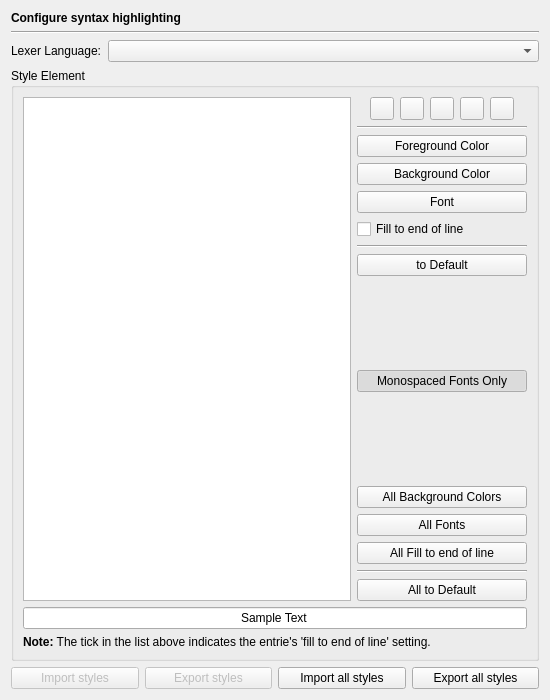
<?xml version="1.0" encoding="UTF-8"?>
<ui version="4.0">
 <class>EditorHighlightingStylesPage</class>
 <widget class="QWidget" name="EditorHighlightingStylesPage">
  <property name="geometry">
   <rect>
    <x>0</x>
    <y>0</y>
    <width>550</width>
    <height>700</height>
   </rect>
  </property>
  <layout class="QVBoxLayout" name="verticalLayout">
   <item>
    <widget class="QLabel" name="headerLabel">
     <property name="text">
      <string>&lt;b&gt;Configure syntax highlighting&lt;/b&gt;</string>
     </property>
    </widget>
   </item>
   <item>
    <widget class="Line" name="line1">
     <property name="frameShape">
      <enum>QFrame::HLine</enum>
     </property>
     <property name="frameShadow">
      <enum>QFrame::Sunken</enum>
     </property>
     <property name="orientation">
      <enum>Qt::Horizontal</enum>
     </property>
    </widget>
   </item>
   <item>
    <layout class="QHBoxLayout">
     <item>
      <widget class="QLabel" name="TextLabel1_3">
       <property name="toolTip">
        <string/>
       </property>
       <property name="text">
        <string>Lexer Language:</string>
       </property>
       <property name="buddy">
        <cstring></cstring>
       </property>
      </widget>
     </item>
     <item>
      <widget class="QComboBox" name="lexerLanguageComboBox">
       <property name="sizePolicy">
        <sizepolicy hsizetype="Expanding" vsizetype="Fixed">
         <horstretch>0</horstretch>
         <verstretch>0</verstretch>
        </sizepolicy>
       </property>
       <property name="toolTip">
        <string>Select the lexer language to be configured.</string>
       </property>
      </widget>
     </item>
    </layout>
   </item>
   <item>
    <widget class="QGroupBox" name="styleGroup">
     <property name="title">
      <string>Style Element</string>
     </property>
     <layout class="QGridLayout" name="gridLayout">
      <item row="0" column="0">
       <widget class="QTreeWidget" name="styleElementList">
        <property name="sizePolicy">
         <sizepolicy hsizetype="Expanding" vsizetype="Expanding">
          <horstretch>2</horstretch>
          <verstretch>0</verstretch>
         </sizepolicy>
        </property>
        <property name="selectionMode">
         <enum>QAbstractItemView::ExtendedSelection</enum>
        </property>
        <property name="rootIsDecorated">
         <bool>false</bool>
        </property>
        <property name="itemsExpandable">
         <bool>false</bool>
        </property>
        <property name="headerHidden">
         <bool>true</bool>
        </property>
        <column>
         <property name="text">
          <string notr="true">1</string>
         </property>
        </column>
       </widget>
      </item>
      <item row="0" column="1">
       <layout class="QVBoxLayout" name="verticalLayout_2">
        <item>
         <layout class="QHBoxLayout" name="horizontalLayout_2">
          <item>
           <spacer name="horizontalSpacer">
            <property name="orientation">
             <enum>Qt::Horizontal</enum>
            </property>
            <property name="sizeHint" stdset="0">
             <size>
              <width>13</width>
              <height>20</height>
             </size>
            </property>
           </spacer>
          </item>
          <item>
           <widget class="QToolButton" name="defaultSubstylesButton">
            <property name="toolTip">
             <string>Press to set all sub-styles to default values</string>
            </property>
           </widget>
          </item>
          <item>
           <widget class="QToolButton" name="addSubstyleButton">
            <property name="toolTip">
             <string>Press to add a sub-style to the selected style</string>
            </property>
           </widget>
          </item>
          <item>
           <widget class="QToolButton" name="deleteSubstyleButton">
            <property name="toolTip">
             <string>Press to to delete the selected sub-style</string>
            </property>
           </widget>
          </item>
          <item>
           <widget class="QToolButton" name="editSubstyleButton">
            <property name="toolTip">
             <string>Press to edit the selected sub-style</string>
            </property>
           </widget>
          </item>
          <item>
           <widget class="QToolButton" name="copySubstyleButton">
            <property name="toolTip">
             <string>Press to copy the selected sub-style</string>
            </property>
           </widget>
          </item>
          <item>
           <spacer name="horizontalSpacer_2">
            <property name="orientation">
             <enum>Qt::Horizontal</enum>
            </property>
            <property name="sizeHint" stdset="0">
             <size>
              <width>13</width>
              <height>20</height>
             </size>
            </property>
           </spacer>
          </item>
         </layout>
        </item>
        <item>
         <widget class="Line" name="line_3">
          <property name="orientation">
           <enum>Qt::Horizontal</enum>
          </property>
         </widget>
        </item>
        <item>
         <widget class="QPushButton" name="foregroundButton">
          <property name="toolTip">
           <string>Select the foreground color.</string>
          </property>
          <property name="text">
           <string>Foreground Color</string>
          </property>
         </widget>
        </item>
        <item>
         <widget class="QPushButton" name="backgroundButton">
          <property name="toolTip">
           <string>Select the background color.</string>
          </property>
          <property name="text">
           <string>Background Color</string>
          </property>
         </widget>
        </item>
        <item>
         <widget class="QPushButton" name="fontButton">
          <property name="toolTip">
           <string>Select the font.</string>
          </property>
          <property name="text">
           <string>Font</string>
          </property>
         </widget>
        </item>
        <item>
         <widget class="QCheckBox" name="eolfillCheckBox">
          <property name="toolTip">
           <string>Select end of line fill.</string>
          </property>
          <property name="text">
           <string>Fill to end of line</string>
          </property>
         </widget>
        </item>
        <item>
         <widget class="Line" name="line">
          <property name="orientation">
           <enum>Qt::Horizontal</enum>
          </property>
         </widget>
        </item>
        <item>
         <widget class="QPushButton" name="defaultButton">
          <property name="toolTip">
           <string>Press to set the current style to its default values</string>
          </property>
          <property name="text">
           <string>to Default</string>
          </property>
         </widget>
        </item>
        <item>
         <spacer name="spacer">
          <property name="orientation">
           <enum>Qt::Vertical</enum>
          </property>
          <property name="sizeHint" stdset="0">
           <size>
            <width>20</width>
            <height>43</height>
           </size>
          </property>
         </spacer>
        </item>
        <item>
         <widget class="QPushButton" name="monospacedButton">
          <property name="toolTip">
           <string>Press to show only monospaced fonts</string>
          </property>
          <property name="text">
           <string>Monospaced Fonts Only</string>
          </property>
          <property name="checkable">
           <bool>true</bool>
          </property>
          <property name="checked">
           <bool>true</bool>
          </property>
         </widget>
        </item>
        <item>
         <spacer>
          <property name="orientation">
           <enum>Qt::Vertical</enum>
          </property>
          <property name="sizeHint" stdset="0">
           <size>
            <width>20</width>
            <height>38</height>
           </size>
          </property>
         </spacer>
        </item>
        <item>
         <widget class="QPushButton" name="allBackgroundColoursButton">
          <property name="toolTip">
           <string>Select the background color for all styles</string>
          </property>
          <property name="text">
           <string>All Background Colors</string>
          </property>
         </widget>
        </item>
        <item>
         <widget class="QPushButton" name="allFontsButton">
          <property name="toolTip">
           <string>Select the font for all styles.</string>
          </property>
          <property name="text">
           <string>All Fonts</string>
          </property>
         </widget>
        </item>
        <item>
         <widget class="QPushButton" name="allEolFillButton">
          <property name="toolTip">
           <string>Select the eol fill for all styles</string>
          </property>
          <property name="text">
           <string>All Fill to end of line</string>
          </property>
         </widget>
        </item>
        <item>
         <widget class="Line" name="line_2">
          <property name="orientation">
           <enum>Qt::Horizontal</enum>
          </property>
         </widget>
        </item>
        <item>
         <widget class="QPushButton" name="allDefaultButton">
          <property name="toolTip">
           <string>Press to set all styles to their default values</string>
          </property>
          <property name="text">
           <string>All to Default</string>
          </property>
         </widget>
        </item>
       </layout>
      </item>
      <item row="1" column="0" colspan="2">
       <widget class="QLineEdit" name="sampleText">
        <property name="focusPolicy">
         <enum>Qt::NoFocus</enum>
        </property>
        <property name="text">
         <string>Sample Text</string>
        </property>
        <property name="alignment">
         <set>Qt::AlignHCenter</set>
        </property>
        <property name="readOnly">
         <bool>true</bool>
        </property>
       </widget>
      </item>
      <item row="2" column="0" colspan="2">
       <widget class="QLabel" name="label">
        <property name="text">
         <string>&lt;b&gt;Note:&lt;/b&gt; The tick in the list above indicates the entrie's 'fill to end of line' setting.</string>
        </property>
        <property name="wordWrap">
         <bool>true</bool>
        </property>
       </widget>
      </item>
     </layout>
    </widget>
   </item>
   <item>
    <layout class="QHBoxLayout" name="horizontalLayout">
     <item>
      <widget class="QPushButton" name="importCurrentButton">
       <property name="enabled">
        <bool>false</bool>
       </property>
       <property name="toolTip">
        <string>Imports all styles of the currently selected language</string>
       </property>
       <property name="text">
        <string>Import styles</string>
       </property>
      </widget>
     </item>
     <item>
      <widget class="QPushButton" name="exportCurrentButton">
       <property name="enabled">
        <bool>false</bool>
       </property>
       <property name="toolTip">
        <string>Exports all styles of the currently selected language</string>
       </property>
       <property name="text">
        <string>Export styles</string>
       </property>
      </widget>
     </item>
     <item>
      <widget class="QPushButton" name="importAllButton">
       <property name="toolTip">
        <string>Imports all styles of all languages</string>
       </property>
       <property name="text">
        <string>Import all styles</string>
       </property>
      </widget>
     </item>
     <item>
      <widget class="QPushButton" name="exportAllButton">
       <property name="toolTip">
        <string>Exports all styles of all languages</string>
       </property>
       <property name="text">
        <string>Export all styles</string>
       </property>
      </widget>
     </item>
    </layout>
   </item>
  </layout>
 </widget>
 <tabstops>
  <tabstop>lexerLanguageComboBox</tabstop>
  <tabstop>styleElementList</tabstop>
  <tabstop>defaultSubstylesButton</tabstop>
  <tabstop>addSubstyleButton</tabstop>
  <tabstop>deleteSubstyleButton</tabstop>
  <tabstop>editSubstyleButton</tabstop>
  <tabstop>copySubstyleButton</tabstop>
  <tabstop>foregroundButton</tabstop>
  <tabstop>backgroundButton</tabstop>
  <tabstop>fontButton</tabstop>
  <tabstop>eolfillCheckBox</tabstop>
  <tabstop>defaultButton</tabstop>
  <tabstop>monospacedButton</tabstop>
  <tabstop>allBackgroundColoursButton</tabstop>
  <tabstop>allFontsButton</tabstop>
  <tabstop>allEolFillButton</tabstop>
  <tabstop>allDefaultButton</tabstop>
  <tabstop>importCurrentButton</tabstop>
  <tabstop>exportCurrentButton</tabstop>
  <tabstop>importAllButton</tabstop>
  <tabstop>exportAllButton</tabstop>
 </tabstops>
 <resources/>
 <connections/>
</ui>
